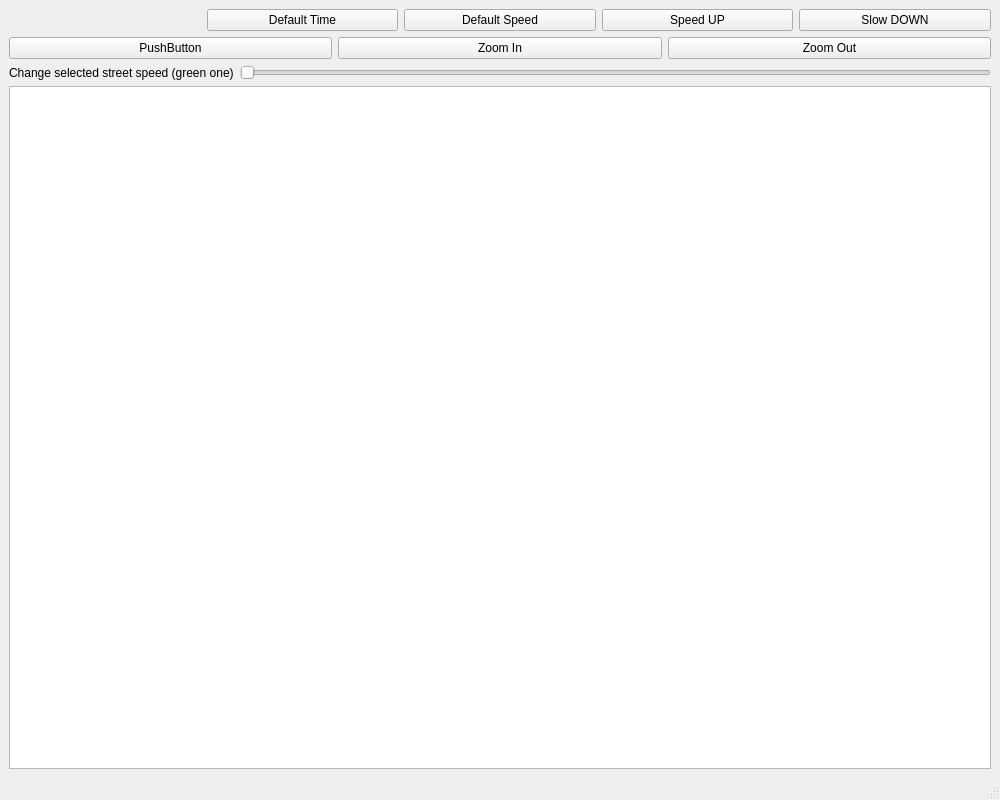
<?xml version="1.0" encoding="UTF-8"?>
<ui version="4.0">
 <class>MainWindow</class>
 <widget class="QMainWindow" name="MainWindow">
  <property name="geometry">
   <rect>
    <x>0</x>
    <y>0</y>
    <width>1000</width>
    <height>800</height>
   </rect>
  </property>
  <property name="windowTitle">
   <string>MainWindow</string>
  </property>
  <widget class="QWidget" name="centralwidget">
   <layout class="QVBoxLayout" name="verticalLayout">
    <item>
     <layout class="QHBoxLayout" name="horizontalLayout">
      <item>
       <widget class="QLabel" name="timeLabel">
        <property name="text">
         <string/>
        </property>
       </widget>
      </item>
      <item>
       <widget class="QPushButton" name="defaultTimeButton">
        <property name="text">
         <string>Default Time</string>
        </property>
       </widget>
      </item>
      <item>
       <widget class="QPushButton" name="defaultSpeedButton">
        <property name="text">
         <string>Default Speed</string>
        </property>
       </widget>
      </item>
      <item>
       <widget class="QPushButton" name="speedUpButton">
        <property name="text">
         <string>Speed UP</string>
        </property>
       </widget>
      </item>
      <item>
       <widget class="QPushButton" name="slowDownButton">
        <property name="text">
         <string>Slow DOWN</string>
        </property>
       </widget>
      </item>
     </layout>
    </item>
    <item>
     <layout class="QHBoxLayout" name="horizontalLayout_2">
      <item>
       <widget class="QPushButton" name="startStopButton">
        <property name="text">
         <string>PushButton</string>
        </property>
       </widget>
      </item>
      <item>
       <widget class="QPushButton" name="zoomInButton">
        <property name="sizePolicy">
         <sizepolicy hsizetype="Minimum" vsizetype="Fixed">
          <horstretch>0</horstretch>
          <verstretch>0</verstretch>
         </sizepolicy>
        </property>
        <property name="text">
         <string>Zoom In</string>
        </property>
       </widget>
      </item>
      <item>
       <widget class="QPushButton" name="zoomOutButton">
        <property name="text">
         <string>Zoom Out</string>
        </property>
       </widget>
      </item>
     </layout>
    </item>
    <item>
     <layout class="QHBoxLayout" name="horizontalLayout_3"/>
    </item>
    <item>
     <layout class="QHBoxLayout" name="horizontalLayout_4">
      <item>
       <widget class="QLabel" name="sliderLabel">
        <property name="text">
         <string>Change selected street speed (green one)</string>
        </property>
       </widget>
      </item>
      <item>
       <widget class="QSlider" name="changeStreetSpeedSlider">
        <property name="maximum">
         <number>100</number>
        </property>
        <property name="orientation">
         <enum>Qt::Horizontal</enum>
        </property>
       </widget>
      </item>
     </layout>
    </item>
    <item>
     <widget class="QGraphicsView" name="graphicsView"/>
    </item>
   </layout>
  </widget>
  <widget class="QMenuBar" name="menubar">
   <property name="geometry">
    <rect>
     <x>0</x>
     <y>0</y>
     <width>1000</width>
     <height>22</height>
    </rect>
   </property>
  </widget>
  <widget class="QStatusBar" name="statusbar"/>
 </widget>
 <resources/>
 <connections/>
</ui>
